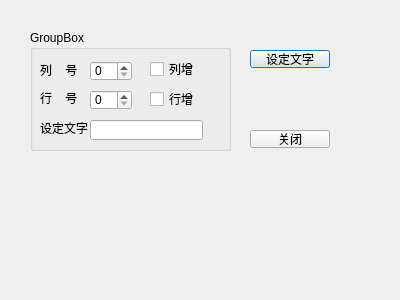
<?xml version="1.0" encoding="UTF-8"?>
<ui version="4.0">
 <class>Dialog</class>
 <widget class="QDialog" name="Dialog">
  <property name="geometry">
   <rect>
    <x>0</x>
    <y>0</y>
    <width>400</width>
    <height>300</height>
   </rect>
  </property>
  <property name="windowTitle">
   <string>Dialog</string>
  </property>
  <widget class="QGroupBox" name="groupBox">
   <property name="geometry">
    <rect>
     <x>30</x>
     <y>30</y>
     <width>201</width>
     <height>121</height>
    </rect>
   </property>
   <property name="title">
    <string>GroupBox</string>
   </property>
   <widget class="QLabel" name="label">
    <property name="geometry">
     <rect>
      <x>10</x>
      <y>30</y>
      <width>40</width>
      <height>20</height>
     </rect>
    </property>
    <property name="text">
     <string>列    号</string>
    </property>
   </widget>
   <widget class="QLabel" name="label_2">
    <property name="geometry">
     <rect>
      <x>10</x>
      <y>60</y>
      <width>40</width>
      <height>16</height>
     </rect>
    </property>
    <property name="text">
     <string>行    号</string>
    </property>
   </widget>
   <widget class="QLabel" name="label_3">
    <property name="geometry">
     <rect>
      <x>10</x>
      <y>90</y>
      <width>51</width>
      <height>16</height>
     </rect>
    </property>
    <property name="text">
     <string>设定文字</string>
    </property>
   </widget>
   <widget class="QSpinBox" name="spinBoxColumn">
    <property name="geometry">
     <rect>
      <x>60</x>
      <y>31</y>
      <width>42</width>
      <height>20</height>
     </rect>
    </property>
   </widget>
   <widget class="QSpinBox" name="spinBoxRow">
    <property name="geometry">
     <rect>
      <x>60</x>
      <y>60</y>
      <width>42</width>
      <height>20</height>
     </rect>
    </property>
   </widget>
   <widget class="QLineEdit" name="lineEdit">
    <property name="geometry">
     <rect>
      <x>60</x>
      <y>90</y>
      <width>113</width>
      <height>20</height>
     </rect>
    </property>
   </widget>
   <widget class="QCheckBox" name="checkBoxRow">
    <property name="geometry">
     <rect>
      <x>120</x>
      <y>30</y>
      <width>61</width>
      <height>18</height>
     </rect>
    </property>
    <property name="text">
     <string>列增</string>
    </property>
   </widget>
   <widget class="QCheckBox" name="checkBoxColumn">
    <property name="geometry">
     <rect>
      <x>120</x>
      <y>60</y>
      <width>61</width>
      <height>18</height>
     </rect>
    </property>
    <property name="text">
     <string>行增</string>
    </property>
   </widget>
  </widget>
  <widget class="QPushButton" name="btnSetText">
   <property name="geometry">
    <rect>
     <x>250</x>
     <y>50</y>
     <width>80</width>
     <height>18</height>
    </rect>
   </property>
   <property name="text">
    <string>设定文字</string>
   </property>
  </widget>
  <widget class="QPushButton" name="pushButton_2">
   <property name="geometry">
    <rect>
     <x>250</x>
     <y>130</y>
     <width>80</width>
     <height>18</height>
    </rect>
   </property>
   <property name="text">
    <string>关闭</string>
   </property>
  </widget>
 </widget>
 <resources/>
 <connections/>
</ui>
